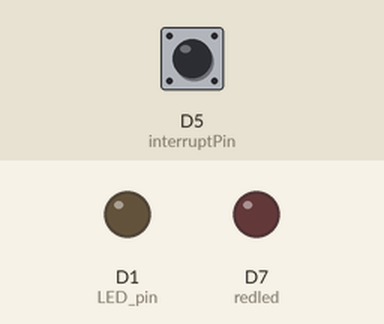
Recording of a sketch running on a simulated ESP8266 (NodeMCU). Parts: output pins drawn as LEDs (lit = HIGH). The test bench sets the inputs (shaded band); at power-on: D5 (interruptPin) LOW. EEPROM starts erased; what the sketch prints to the serial monitor is not drawn.

Above: at 1.2 s.
1.3 s: D5 (interruptPin) pulled HIGH for 0.15 s
At 2.0 s:
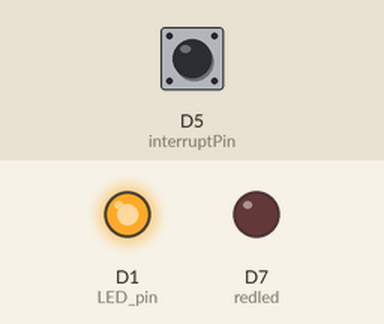
2.9 s: D5 (interruptPin) pulled HIGH for 1 s
At 3.3 s:
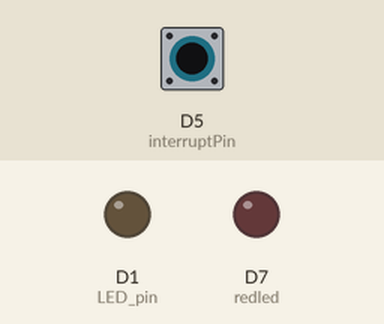
5.4 s: D5 (interruptPin) pulled HIGH for 3.2 s
At 6.4 s:
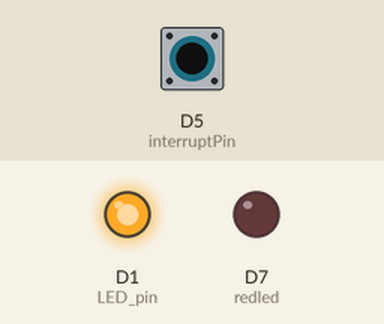
Timing chart, 0 to 8.4 s (numbered marks = the images above; inputs shaded):
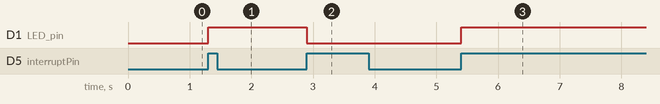

The sketch:

interupt.ino
```cpp
const byte        interruptPin = D5; // Or other pins that support an interrupt
volatile boolean  interrupt_occurred = false;
volatile bool sat=0;
volatile bool sata=0;
unsigned long RiseTime;
unsigned long FallTime;
#include <EEPROM.h>
#define           LED_pin D1
#define         redled D7
//portMUX_TYPE synch = portMUX_INITIALIZER_UNLOCKED;
void setup() {
  EEPROM.begin(512);
  Serial.begin(115200);
  pinMode(LED_pin, OUTPUT);   // LED pin to Output mode
  pinMode(redled, OUTPUT);
  digitalWrite(LED_pin, LOW); // Turn LED off (High = On, Low = Off)
  pinMode(interruptPin, INPUT);
  attachInterrupt(digitalPinToInterrupt(interruptPin), ISR, CHANGE); //Respond to falling edges on the pin
 // attachInterrupt(digitalPinToInterrupt(interruptPin), IS, CHANGE);
 //.....read from eeprom
 Serial.println("Reading EEPROM ssid");

  String esid;
  for (int i = 0; i < 32; ++i)
  {
    esid += char(EEPROM.read(i));
  }
  Serial.println();
  Serial.print("SSID: ");
  Serial.println(esid);
  Serial.println("Reading EEPROM pass");

  String epass = "";
  for (int i = 32; i < 96; ++i)
  {
    epass += char(EEPROM.read(i));
  }
  Serial.print("PASS: ");
  Serial.println(epass);
//  Serial.println(esid.length());
  if(esid==0){
    Serial.println("eeprom empty");
  }
  ////.......end of reading
}


void loop() {
Serial.println("loop working");
  delay(10000);
  digitalWrite(redled,LOW);
  String qsid="m";
  Serial.println("writing eeprom ssid:");
        for (int i = 0; i < qsid.length(); ++i)
        {
          EEPROM.write(i, qsid[i]);
          Serial.print("Wrote: ");
          Serial.println(qsid[i]);
        }
         EEPROM.commit();
}

ICACHE_RAM_ATTR void ISR () {                  // Interrupt Service Routine, come here when an interrupt occurs
  // unsigned long currentTime=millis();
  Serial.println("isr loop");

  if(sat==0){
  doRising();
 RiseTime=millis();
  sat=1;
  }
  else{
   doFalling();
 FallTime=millis();
    sat=0;
  }
  //interrupt_occurred = true;   // Record that an interrupt occurred
  if((FallTime - RiseTime > 7000UL) && (FallTime -  RiseTime < 12000UL) || (RiseTime - FallTime > 7000UL) && (RiseTime -  FallTime < 12000UL)){
    digitalWrite(redled,HIGH);
    doreset();
  }
}
void doRising(){
  Serial.println("rising loop");

  if(sata==0){
  digitalWrite(LED_pin, HIGH); // Interrupt occurred, so turn On LED
  sata=1;

  }
  else{
    digitalWrite(LED_pin,LOW);
    sata=0;
  }
}
void doFalling(){

  Serial.println("falling loop");
 // sat=0;
}
void doreset(){
   Serial.println("reseting...................");
        for (int i = 0; i < 160; ++i) {
          EEPROM.write(i, 0);
        }
        EEPROM.end();
        Serial.println("EEPROM reset");
         ESP.reset();
}
```

Measured:
- after the input at 1.3 s, D1 (LED_pin): LOW → HIGH at once
- after the input at 2.9 s, D1 (LED_pin): HIGH → LOW at once
- after the input at 5.4 s, D1 (LED_pin): LOW → HIGH at once
